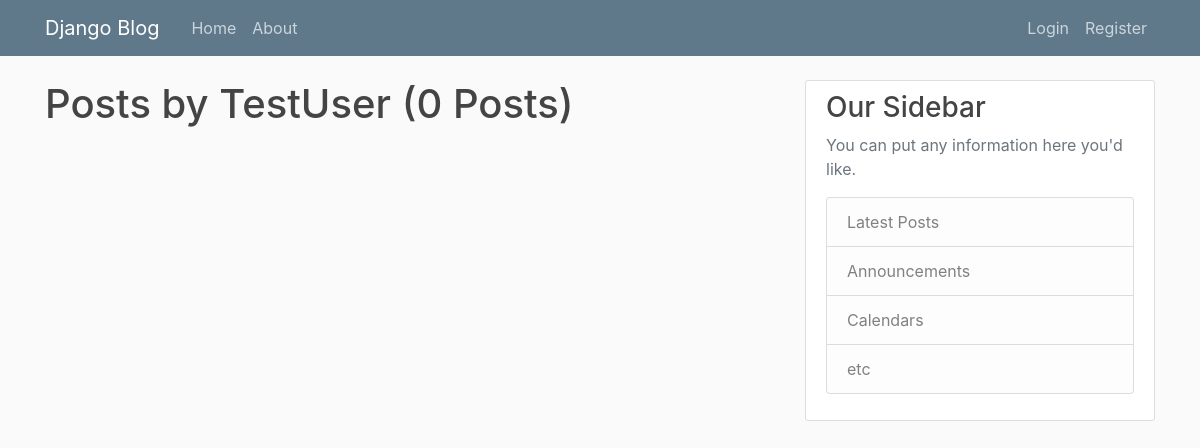
Page /user/TestUser on the earlier database version.
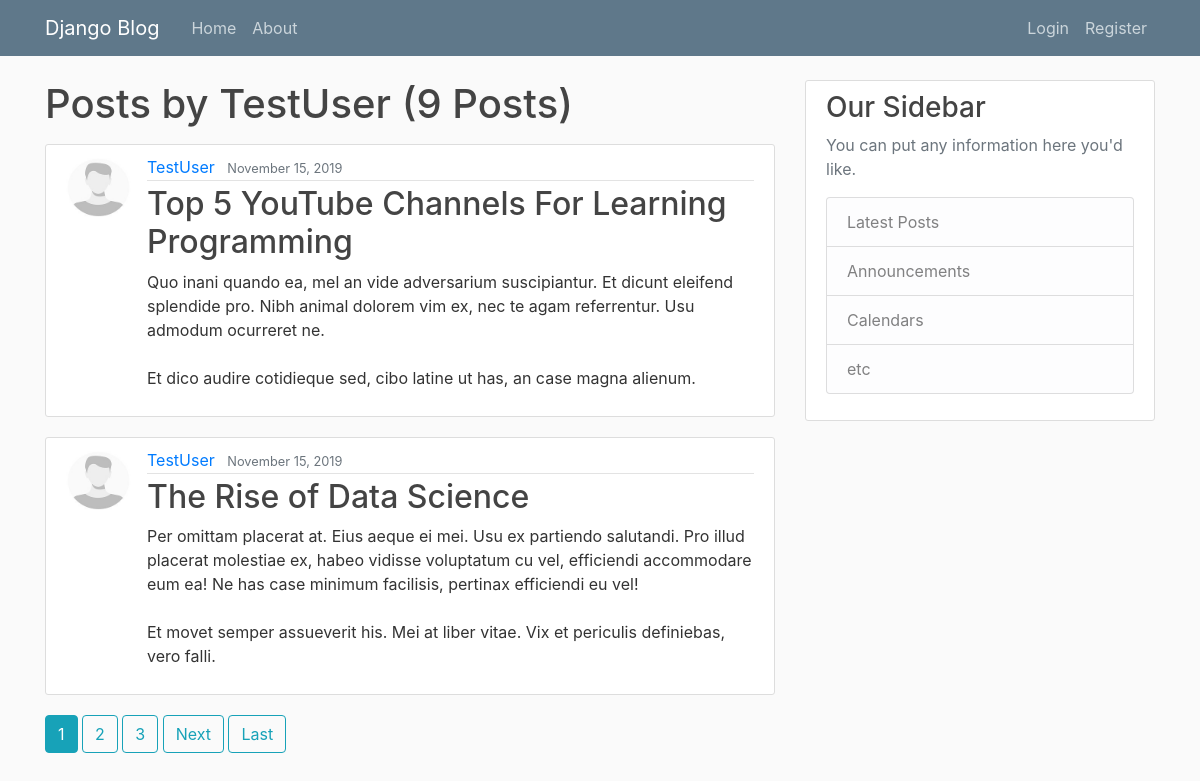
Same page on the later database version.
### blog/models.py (models this page shows, shortened)
class Post(models.Model):
  title = models.CharField(max_length=100)
  content = models.TextField()
  date_posted = models.DateTimeField(default=timezone.now)
  author = models.ForeignKey(User, on_delete=models.CASCADE)

### users/models.py (models this page shows, shortened)
class Profile(models.Model):
  user = models.OneToOneField(User, on_delete=models.CASCADE)
  image = models.ImageField(default='default.jpg', upload_to='profile_pics')

### blog/views.py (the view)
# urls.py: path('user/<str:username>', UserPostListView.as_view(), name='user-posts'),
class UserPostListView(ListView):
  model = Post
  template_name = 'blog/user_posts.html'
  context_object_name = 'posts'
  paginate_by = 2
  def get_queryset(self):
    user = get_object_or_404(User, username=self.kwargs.get('username'))
    return Post.objects.filter(author=user).order_by('-date_posted')

### blog/templates/blog/user_posts.html (shortened to what this page needs)
{% extends "blog/base.html" %}
{% block content %}
  <h1 class="mb-3">Posts by {{ view.kwargs.username }} ({{ page_obj.paginator.count }} Posts)</h1>
    {% for post in posts %}
        <article class="media content-section">
          <img src="{{ post.author.profile.image.url }}" class="rounded-circle article-img" alt=" {{ post.author.username }} ">
          <div class="media-body">
            <div class="article-metadata">
              <a class="mr-2" href="{% url 'user-posts' post.author.username %}">{{ post.author }}</a>
              <small class="text-muted">{{ post.date_posted|date:"F d, Y" }}</small>
            </div>
            <h2><a class="article-title" href="{% url 'post-detail' post.id %}">{{ post.title }}</a></h2>
            <p class="article-content">{{ post.content }}</p>
          </div>
        </article>
    {% endfor %}
    {% if is_paginated %}
      {% for num in page_obj.paginator.page_range %}
        {% if page_obj.number == num %}
          <a class="btn btn-info mb-4" href="?page={{ num }}">{{ num }}</a>
        {% elif num > page_obj.number|add:'-3' and num < page_obj.number|add:'3' %}
          <a class="btn btn-outline-info mb-4" href="?page={{ num }}">{{ num }}</a>
        {% endif %}
      {% endfor %}
      {% if page_obj.has_next %}
        <a class="btn btn-outline-info mb-4" href="?page={{ page_obj.next_page_number }}">Next</a>
        <a class="btn btn-outline-info mb-4" href="?page={{ page_obj.paginator.num_pages }}">Last</a>
      {% endif %}
    {% endif %}
{% endblock content %}

### blog/templates/blog/base.html (shortened to what this page needs)
{% load static %}
<!DOCTYPE html>
<html>
<head>
    <link rel="stylesheet" type="text/css" href="{% static 'blog/bootstrap.min.css' %}">
    <link rel="stylesheet" type="text/css" href="{% static 'blog/main.css' %}">
</head>
<body>
    <header class="site-header">
      <nav class="navbar navbar-expand-md navbar-dark bg-steel fixed-top">
        <div class="container">
          <a class="navbar-brand mr-4" href="{% url 'blog-home' %}">Django Blog</a>
          <div class="collapse navbar-collapse" id="navbarToggle">
            <div class="navbar-nav mr-auto">
              <a class="nav-item nav-link" href="{% url 'blog-home' %}">Home</a>
              <a class="nav-item nav-link" href="{% url 'blog-about' %}">About</a>
            </div>
            <div class="navbar-nav">
              {% if user.is_authenticated %}
                <a class="nav-item nav-link" href="{% url 'post-create' %}">New Post</a>
                <a class="nav-item nav-link" href="{% url 'profile' %}">Profile</a>
                <a class="nav-item nav-link" href="{% url 'logout' %}">Logout</a>
              {% else %}
                <a class="nav-item nav-link" href="{% url 'login' %}">Login</a>
                <a class="nav-item nav-link" href="{% url 'register' %}">Register</a>
              {% endif %}
            </div>
          </div>
        </div>
      </nav>
    </header>
    <main role="main" class="container">
      <div class="row">
        <div class="col-md-8">
          {% block content %}{% endblock %}
        </div>
        <div class="col-md-4">
          <div class="content-section">
            <h3>Our Sidebar</h3>
            <p class='text-muted'>You can put any information here you'd like.
              <ul class="list-group">
                <li class="list-group-item list-group-item-light">Latest Posts</li>
                <li class="list-group-item list-group-item-light">Announcements</li>
                <li class="list-group-item list-group-item-light">Calendars</li>
                <li class="list-group-item list-group-item-light">etc</li>
              </ul>
            </p>
          </div>
        </div>
      </div>
    </main>
</body>
</html>

### blog/static/blog/main.css (style rules this page uses)
body { background: #fafafa; color: #333333; margin-top: 5rem; }
h1, h2, h3, h4, h5, h6 { color: #444444; }
ul { margin: 0; }
.bg-steel { background-color: #5f788a; }
.site-header .navbar-nav .nav-link { color: #cbd5db; }
.content-section { background: #ffffff; padding: 10px 20px; border: 1px solid #dddddd; border-radius: 3px; margin-bottom: 20px; }
.article-title { color: #444444; }
.article-content { white-space: pre-line; }
.article-img { height: 65px; width: 65px; margin-right: 16px; }
.article-metadata { padding-bottom: 1px; margin-bottom: 4px; border-bottom: 1px solid #e3e3e3 }

Differences in the rows shown:
added Post: author.profile.image (placeholder picture), author "TestUser", date_posted "November 15, 2019", title "Top 5 YouTube Channels For Learning Programming", content "Quo inani quando ea, mel an vide adversarium suscipiantur. Et dicunt eleifend splendide pro. Nibh animal dolorem vim ex, nec te agam referrentur. Usu admodum ocurreret ne. Et dico audire cotidieque sed, cibo latine ut has, an case magna alienum."
added Post: author.profile.image (placeholder picture), author "TestUser", date_posted "November 15, 2019", title "The Rise of Data Science", content "Per omittam placerat at. Eius aeque ei mei. Usu ex partiendo salutandi. Pro illud placerat molestiae ex, habeo vidisse voluptatum cu vel, efficiendi accommodare eum ea! Ne has case minimum facilisis, pertinax efficiendi eu vel! Et movet semper assueverit his. Mei at liber vitae. Vix et periculis definiebas, vero falli."
Other differences:
{{ page_obj.paginator.count }}: "0" → "9"
new list line: "1"
new list line: "2"
new list line: "3"
text now shown: "Next Last"
